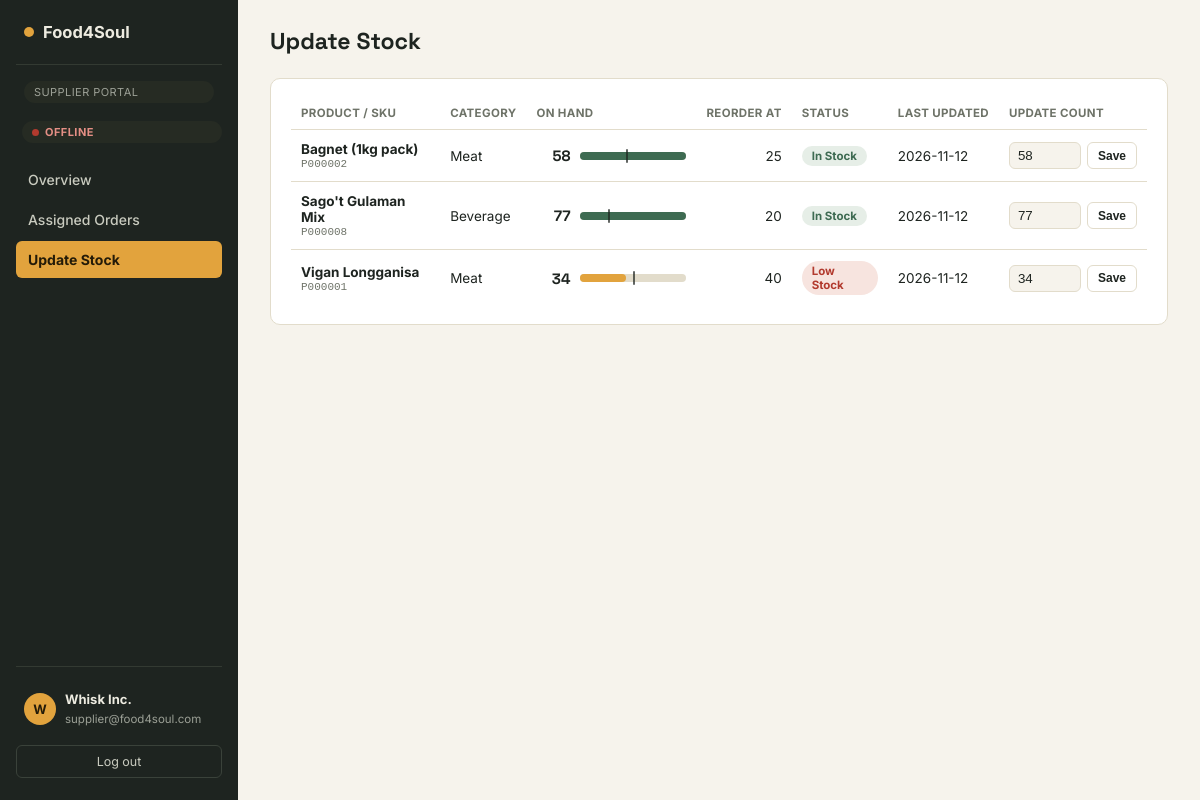
Screenshot of /supplier/inventory.php (signed in) with the database file from the repository.
### tables this page shows
CREATE TABLE inventory (
  Inventory_ID       VARCHAR(10) PRIMARY KEY,
  Product_ID         VARCHAR(10) NOT NULL,
  Supplier_ID        VARCHAR(10),
  Reorder_Level      INT NOT NULL DEFAULT 10,
  Last_Updated_Date  DATE,
  CONSTRAINT fk_inventory_product
    FOREIGN KEY (Product_ID) REFERENCES products(Product_ID) ON DELETE CASCADE,
  CONSTRAINT fk_inventory_supplier
    FOREIGN KEY (Supplier_ID) REFERENCES suppliers(Supplier_ID) ON DELETE SET NULL
);

CREATE TABLE products (
  Product_ID              VARCHAR(10)  PRIMARY KEY,
  Product_Name            VARCHAR(100) NOT NULL,
  Description             TEXT,
  Category                VARCHAR(50),
  Unit_Price              DECIMAL(10,2) NOT NULL,
  Current_Stock_Quantity  INT NOT NULL DEFAULT 0,
  Supplier_ID             VARCHAR(10),
  CONSTRAINT fk_products_supplier
    FOREIGN KEY (Supplier_ID) REFERENCES suppliers(Supplier_ID) ON DELETE SET NULL
);

### supplier/inventory.php (the view, shortened to what this page needs)
<?php
require_once __DIR__ . '/../includes/auth.php';
require_once __DIR__ . '/../includes/functions.php';
$supplierId = current_user()['Supplier_ID'];
$stmt = $pdo->prepare("SELECT p.*, COALESCE(i.Reorder_Level, 0) AS Reorder_Level, i.Last_Updated_Date FROM products p
                        LEFT JOIN inventory i ON i.Product_ID = p.Product_ID
                        WHERE p.Supplier_ID = ? ORDER BY p.Product_Name");
$stmt->execute([$supplierId]);
$products = $stmt->fetchAll();
require __DIR__ . '/../includes/header.php';
?>
<div class="topbar"><h1>Update Stock</h1></div>
<div class="panel" data-live="inventory"><div class="table-scroll">
  <table>
    <thead><tr><th>Product / SKU</th><th>Category</th><th>On hand</th><th class="num-r">Reorder at</th><th>Status</th><th>Last updated</th><th>Update count</th></tr></thead>
    <tbody>
      <?php foreach ($products as $p): $st = stock_status($p['Current_Stock_Quantity'], $p['Reorder_Level']); ?>
        <tr>
          <td><strong><?= htmlspecialchars($p['Product_Name']) ?></strong><span class="sku"><?= htmlspecialchars($p['Product_ID']) ?></span></td>
          <td><?= htmlspecialchars($p['Category']) ?></td>
          <td><div class="qtycell"><span class="n" data-key="stock-<?= htmlspecialchars($p['Product_ID']) ?>"><?= (int)$p['Current_Stock_Quantity'] ?></span><?= stock_bar($p['Current_Stock_Quantity'], $p['Reorder_Level']) ?></div></td>
          <td class="num-r"><?= (int)$p['Reorder_Level'] ?></td>
          <td><span class="badge <?= badge_class($st) ?>" data-key="st-<?= htmlspecialchars($p['Product_ID']) ?>"><?= $st ?></span></td>
          <td><?= htmlspecialchars($p['Last_Updated_Date'] ?? '—') ?></td>
          <td>
            <form method="post" style="display:flex;gap:6px;">
              <input class="inline-input" type="number" name="new_stock" value="<?= (int)$p['Current_Stock_Quantity'] ?>" min="0">
              <button class="btn btn-ghost btn-sm" type="submit">Save</button>
            </form>
          </td>
        </tr>
      <?php endforeach; ?>
    </tbody>
  </table>
</div></div>
<?php require __DIR__ . '/../includes/footer.php'; ?>

### includes/functions.php (shortened to what this page needs)
<?php
function badge_class($status) {
    $map = [
        'Delivered' => 'ok', 'In Stock' => 'ok',
        'Pending' => 'warn', 'Low Stock' => 'bad', 'Out of Stock' => 'out',
        'Processing' => 'neutral', 'Cancelled' => 'bad',
        'Unread' => 'warn', 'Read' => 'neutral',
    ];
    return $map[$status] ?? 'neutral';
}
function stock_status($qty, $reorder): string {
    $qty = (int)$qty; $reorder = (int)$reorder;
    return $qty <= $reorder ? 'Low Stock' : 'In Stock';
}
function stock_bar($qty, $reorder, bool $tick = true): string {
    $qty = max(0, (int)$qty); $reorder = max(0, (int)$reorder);
    $scale = max($reorder * 2, $qty, 1);
    $w = round($qty / $scale * 100, 1);
    $t = round($reorder / $scale * 100, 1);
    $cls = ['Out of Stock' => 'out', 'Low Stock' => 'low', 'In Stock' => 'ok'][stock_status($qty, $reorder)];
    return '<div class="stockbar" title="' . $qty . ' on hand' . ($tick ? ', reorder level ' . $reorder : '') . '"><i class="' . $cls . '" style="width:' . $w . '%"></i>'
         . ($tick && $reorder > 0 ? '<b style="left:' . $t . '%"></b>' : '') . '</div>';
}

### assets/css/style.css (style rules this page uses)
:root { --ink:#1E2420; --ink-soft:#3A433C; --paper:#F6F3EC; --paper-raised:#FFFFFF; --line:#E2DCCB; --marigold:#E2A33D; --marigold-deep:#B97F1F; --basil:#3E6B52; --basil-soft:#E6EEE7; --paprika:#B23A2E; --paprika-soft:#F7E4DF; --slate:#6E7368; --radius-sm:6px; --radius-md:10px; --radius-lg:18px; }
* { box-sizing:border-box; }
html,body { height:100%; }
body { margin:0;font-family:'Inter',system-ui,sans-serif;background:var(--paper);color:var(--ink); }
h1,h2,h3,.num { font-family:'Space Grotesk',system-ui,sans-serif; }
.topbar { display:flex;align-items:center;justify-content:space-between;margin-bottom:22px;gap:16px;flex-wrap:wrap; }
.topbar h1 { font-size:23px;margin:0; }
.panel { background:var(--paper-raised);border:1px solid var(--line);border-radius:var(--radius-md);padding:18px 20px;margin-bottom:20px; }
.table-scroll { overflow-x:auto; }
table { width:100%;border-collapse:collapse;font-size:13.5px; }
th { text-align:left;font-size:11.5px;text-transform:uppercase;letter-spacing:.03em;color:var(--slate);padding:9px 10px;border-bottom:1px solid var(--line); }
td { padding:11px 10px;border-bottom:1px solid var(--line);vertical-align:middle; }
tr:last-child td { border-bottom:none; }
.badge { display:inline-block;padding:3px 10px;border-radius:999px;font-size:11.5px;font-weight:700; }
.badge.ok { background:var(--basil-soft);color:var(--basil); }
.badge.bad { background:var(--paprika-soft);color:var(--paprika); }
.btn { border:none;border-radius:var(--radius-sm);padding:8px 14px;font-size:13px;font-weight:600;cursor:pointer;text-decoration:none;display:inline-block;transition:.12s; }
.btn-ghost { background:none;border:1px solid var(--line);color:var(--ink); }
.btn-sm { padding:5px 10px;font-size:12px; }
.inline-input { width:72px;padding:5px 8px;border-radius:var(--radius-sm);border:1px solid var(--line);background:var(--paper);color:var(--ink); }
.stockbar { position:relative;height:8px;min-width:90px;background:var(--line);border-radius:999px;overflow:visible; }
.stockbar i { position:absolute;left:0;top:0;bottom:0;border-radius:999px;display:block; }
.stockbar i.ok { background:var(--basil); }
.stockbar i.low { background:var(--marigold); }
.stockbar b { position:absolute;top:-3px;bottom:-3px;width:2px;background:var(--ink);border-radius:1px;opacity:.7; }
.qtycell { display:flex;align-items:center;gap:10px;min-width:150px; }
.qtycell .n { font-family:'Space Grotesk',sans-serif;font-weight:700;font-size:15px;min-width:34px;text-align:right; }
.qtycell .stockbar { flex:1; }
.sku { display:block;font-size:11px;color:var(--slate);font-family:ui-monospace,Menlo,Consolas,monospace;margin-top:1px; }
td.num-r,th.num-r { text-align:right; }
th { white-space:nowrap; }

### rows the page displays
inventory: Product_ID.Product_Name "Bagnet (1kg pack)", Product_ID.Product_ID "P000002", Product_ID.Category "Meat", Product_ID.Current_Stock_Quantity "58", $w 100 (drawn), Reorder_Level "25", st "In Stock", Last_Updated_Date "2026-11-12", new_stock "58"
inventory: Product_ID.Product_Name "Sago't Gulaman Mix", Product_ID.Product_ID "P000008", Product_ID.Category "Beverage", Product_ID.Current_Stock_Quantity "77", $w 100 (drawn), Reorder_Level "20", st "In Stock", Last_Updated_Date "2026-11-12", new_stock "77"
inventory: Product_ID.Product_Name "Vigan Longganisa", Product_ID.Product_ID "P000001", Product_ID.Category "Meat", Product_ID.Current_Stock_Quantity "34", $w 42.5 (drawn), Reorder_Level "40", st "Low Stock", Last_Updated_Date "2026-11-12", new_stock "34"

### other values shown
$role "SUPPLIER"
$label "Overview"
$label "Assigned Orders"
$label "Update Stock"
mb_substr($user['Full_Name'] ?? '?', 0, 1) "W"
$user['Full_Name'] "Whisk Inc."
$user['Email_Address'] "supplier@food4soul.com"
